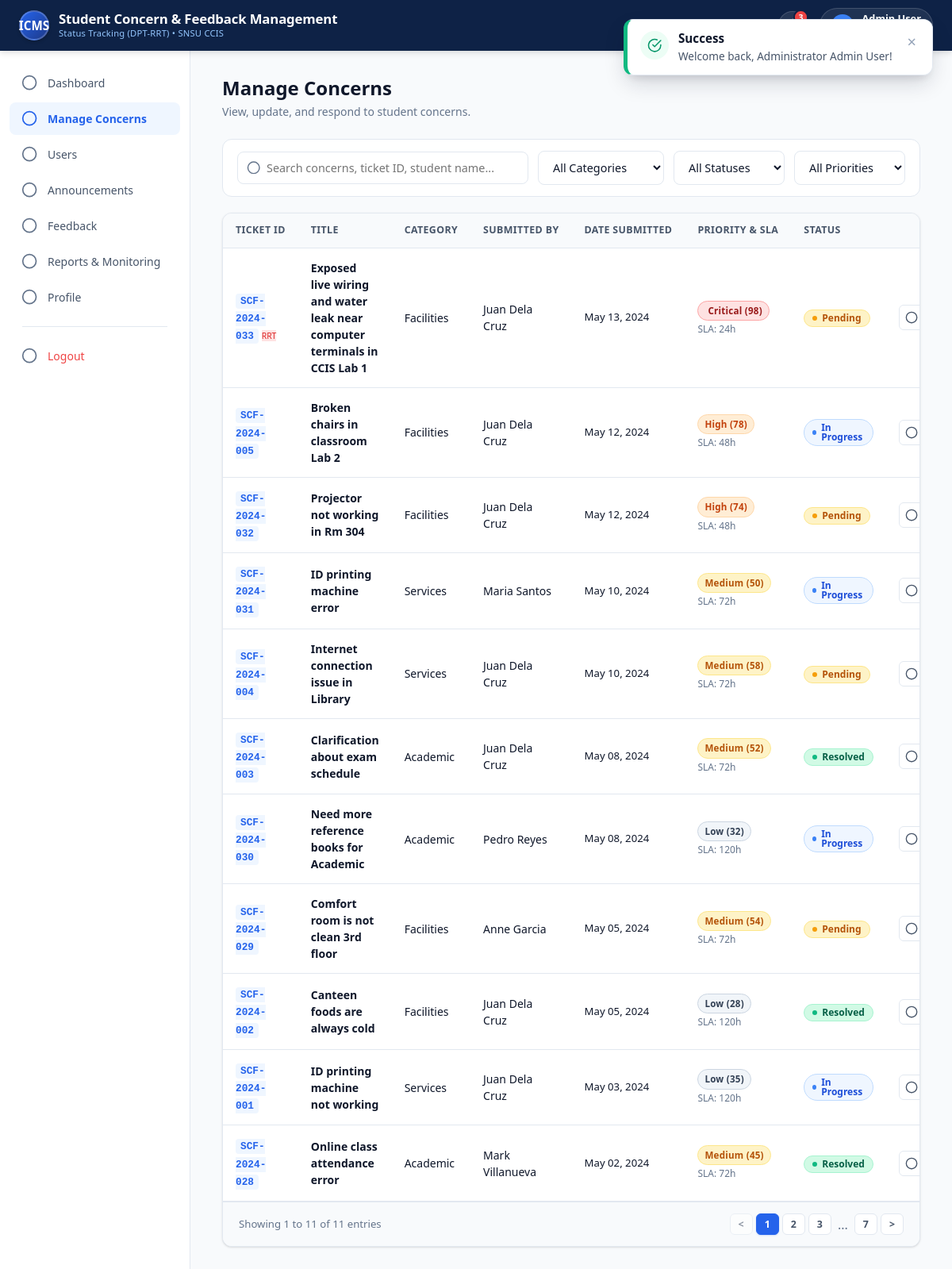
The app's page /admin/concerns.php (signed in) with its own data.
### tables this page shows
CREATE TABLE IF NOT EXISTS `concerns` (
  `concern_id` INT AUTO_INCREMENT PRIMARY KEY,
  `ticket_id` VARCHAR(50) NOT NULL UNIQUE,
  `student_id` INT NOT NULL,
  `category_id` INT NOT NULL,
  `status_id` INT NOT NULL DEFAULT 1,
  `title` VARCHAR(255) NOT NULL,
  `description` TEXT NOT NULL,
  `attachment_path` VARCHAR(255) DEFAULT NULL,
  `priority` ENUM('Critical', 'High', 'Medium', 'Low') DEFAULT 'Medium',
  `ai_urgency_score` INT DEFAULT 50,
  `sla_hours` INT DEFAULT 72,
  `is_rrt_alert` TINYINT(1) DEFAULT 0,
  `date_submitted` DATETIME DEFAULT CURRENT_TIMESTAMP,
  INDEX (`ticket_id`),
  INDEX (`student_id`),
  INDEX (`category_id`),
  INDEX (`status_id`),
  INDEX (`priority`),
  CONSTRAINT `fk_concern_student` FOREIGN KEY (`student_id`) REFERENCES `students` (`student_id`) ON DELETE CASCADE,
  CONSTRAINT `fk_concern_category` FOREIGN KEY (`category_id`) REFERENCES `categories` (`category_id`) ON DELETE RESTRICT,
  CONSTRAINT `fk_concern_status` FOREIGN KEY (`status_id`) REFERENCES `statuses` (`status_id`) ON DELETE RESTRICT
);

CREATE TABLE IF NOT EXISTS `categories` (
  `category_id` INT AUTO_INCREMENT PRIMARY KEY,
  `category_name` VARCHAR(100) NOT NULL UNIQUE,
  `description` TEXT DEFAULT NULL
);

CREATE TABLE IF NOT EXISTS `students` (
  `student_id` INT AUTO_INCREMENT PRIMARY KEY,
  `student_no` VARCHAR(50) NOT NULL UNIQUE,
  `name` VARCHAR(150) NOT NULL,
  `email` VARCHAR(150) NOT NULL UNIQUE,
  `password` VARCHAR(255) NOT NULL,
  `department` VARCHAR(150) NOT NULL DEFAULT 'College of Computing & Information Sciences',
  `program` VARCHAR(150) NOT NULL DEFAULT 'Bachelor of Science in Information Technology',
  `phone` VARCHAR(50) DEFAULT NULL,
  `status` ENUM('Active', 'Inactive') DEFAULT 'Active',
  `created_at` DATETIME DEFAULT CURRENT_TIMESTAMP
);

### admin/concerns.php (the view, shortened to what this page needs)
<?php
require_once __DIR__ . '/../config/db.php';
require_once __DIR__ . '/../includes/helpers.php';
$concerns = $pdo->query("
    SELECT c.*, s.name AS student_name, cat.category_name, st.status_name
    FROM concerns c
    JOIN students s ON c.student_id = s.student_id
    JOIN categories cat ON c.category_id = cat.category_id
    JOIN statuses st ON c.status_id = st.status_id
    ORDER BY (c.priority = 'Critical' AND st.status_name != 'Resolved') DESC, c.date_submitted DESC
")->fetchAll();
$totalCount = count($concerns);
require_once __DIR__ . '/../includes/header.php';
require_once __DIR__ . '/../includes/navbar.php';
require_once __DIR__ . '/../includes/sidebar.php';
?>
<div class="page-header">
  <div class="page-title-wrap">
    <h1 class="page-title">Manage Concerns</h1>
    <p class="page-desc">View, update, and respond to student concerns.</p>
  </div>
</div>
<div class="filter-bar">
  <div class="search-input-wrap">
    <span class="search-icon"><?= icon('search', '', 16) ?></span>
    <input type="text" id="tableSearchInput" class="form-control" placeholder="Search concerns, ticket ID, student name...">
  </div>
  <select id="categoryFilter" class="form-control" style="width: auto; min-width: 150px;">
    <option value="all">All Categories</option>
  </select>
  <select id="statusFilter" class="form-control" style="width: auto; min-width: 140px;">
    <option value="all">All Statuses</option>
  </select>
  <select id="priorityFilter" class="form-control" style="width: auto; min-width: 140px;" onchange="filterByPriority(this.value)">
    <option value="all">All Priorities</option>
  </select>
</div>
<div class="card">
  <div class="table-responsive">
    <table class="table" id="dataTable">
      <thead>
        <tr>
          <th>Ticket ID</th>
          <th>Title</th>
          <th>Category</th>
          <th>Submitted By</th>
          <th>Date Submitted</th>
          <th>Priority & SLA</th>
          <th>Status</th>
          <th style="text-align: right;">Action</th>
        </tr>
      </thead>
      <tbody>
        <?php foreach ($concerns as $concern): ?>
          <tr data-category="<?= e(strtolower($concern['category_name'])) ?>"
              data-status="<?= e(strtolower($concern['status_name'])) ?>"
              data-priority="<?= e(strtolower($concern['priority'])) ?>">
            <td>
              <span class="ticket-badge"><?= e($concern['ticket_id']) ?></span>
              <?php if ($concern['is_rrt_alert'] && $concern['status_name'] !== 'Resolved'): ?>
                <span class="badge-tag" style="background: #fee2e2; color: #dc2626; font-size: 0.65rem;">RRT</span>
              <?php endif; ?>
            </td>
            <td style="font-weight: 600;">
              <a href="concern_details.php?id=<?= $concern['concern_id'] ?>" style="color: var(--text-primary);">
                <?= e($concern['title']) ?>
              </a>
            </td>
            <td><?= e($concern['category_name']) ?></td>
            <td><?= e($concern['student_name']) ?></td>
            <td class="text-muted text-sm"><?= formatDate($concern['date_submitted']) ?></td>
            <td>
              <?= renderPriorityBadge($concern['priority'], $concern['ai_urgency_score']) ?>
              <div class="text-xs text-muted" style="margin-top: 2px;">SLA: <?= (int)$concern['sla_hours'] ?>h</div>
            </td>
            <td><?= renderStatusBadge($concern['status_name']) ?></td>
            <td style="text-align: right;">
              <div style="display: inline-flex; gap: 4px;">
                <a href="concern_details.php?id=<?= $concern['concern_id'] ?>" class="btn-icon" title="View Details">
                  <?= icon('eye') ?>
                </a>
              </div>
            </td>
          </tr>
        <?php endforeach; ?>
      </tbody>
    </table>
  </div>
  <div class="card-footer">
    <span class="text-sm text-muted">Showing 1 to <?= $totalCount ?> of <?= $totalCount ?> entries</span>
    <div style="display: flex; gap: 4px; align-items: center;">
      <button type="button" class="btn btn-secondary btn-sm" disabled>&lt;</button>
      <button type="button" class="btn btn-primary btn-sm">1</button>
      <button type="button" class="btn btn-secondary btn-sm">2</button>
      <button type="button" class="btn btn-secondary btn-sm">3</button>
      <span style="padding: 0 4px; color: var(--text-muted);">...</span>
      <button type="button" class="btn btn-secondary btn-sm">7</button>
      <button type="button" class="btn btn-secondary btn-sm">&gt;</button>
    </div>
  </div>
</div>
<?php require_once __DIR__ . '/../includes/footer.php'; ?>

### includes/helpers.php (shortened to what this page needs)
<?php
function e(?string $str): string {
    return htmlspecialchars((string)($str ?? ''), ENT_QUOTES, 'UTF-8');
}
function renderStatusBadge(string $statusName): string {
    $name = trim($statusName);
    $lower = strtolower($name);
    if (strpos($lower, 'pending') !== false) {
        return '<span class="status-pill status-pending"><span class="status-dot"></span>Pending</span>';
    } elseif (strpos($lower, 'progress') !== false) {
        return '<span class="status-pill status-progress"><span class="status-dot"></span>In Progress</span>';
    } elseif (strpos($lower, 'resolved') !== false) {
        return '<span class="status-pill status-resolved"><span class="status-dot"></span>Resolved</span>';
    }
    return '<span class="status-pill">' . e($name) . '</span>';
}
function renderPriorityBadge(string $priority, ?int $score = null): string {
    $p = ucfirst(strtolower(trim($priority)));
    $scoreText = ($score !== null) ? " (" . (int)$score . ")" : "";
    switch ($p) {
        case 'Critical':
            return '<span class="priority-pill priority-critical"><span class="pulse-ring"></span>Critical' . $scoreText . '</span>';
        case 'High':
            return '<span class="priority-pill priority-high">High' . $scoreText . '</span>';
        case 'Medium':
            return '<span class="priority-pill priority-medium">Medium' . $scoreText . '</span>';
        case 'Low':
        default:
            return '<span class="priority-pill priority-low">Low' . $scoreText . '</span>';
    }
}
function formatDate(?string $datetime): string {
    $time = strtotime($datetime);
    return date('M d, Y', $time);
}
function getIcon(string $name, string $extraClass = '', ?int $size = null): string {
    $dim = $size ? "width='{$size}' height='{$size}'" : "";
    $classAttr = "class='svg-icon " . e($extraClass) . "'";
    return $icons[$name] ?? "<svg {$classAttr} {$dim} viewBox='0 0 24 24'><circle cx='12' cy='12' r='10'/></svg>";
}
function icon(string $name, string $extraClass = '', ?int $size = null): string {
    return getIcon($name, $extraClass, $size);
}

### assets/css/variables.css (style rules this page uses)
:root { --navy-dark: #091730; --navy-primary: #0e2246; --navy-light: #18376e; --navy-surface: #1e3a8a; --brand-blue: #2563eb; --brand-blue-hover: #1d4ed8; --brand-blue-light: #eff6ff; --brand-blue-border: #bfdbfe; --accent-gold: #f59e0b; --accent-gold-light: #fef3c7; --status-pending-text: #b45309; --status-pending-bg: #fef3c7; --status-pending-border: #fde68a; --status-pending-dot: #f59e0b; --status-progress-text: #1d4ed8; --status-progress-bg: #eff6ff; --status-progress-border: #bfdbfe; --status-progress-dot: #3b82f6; --status-resolved-text: #065f46; --status-resolved-bg: #d1fae5; --status-resolved-border: #a7f3d0; --status-resolved-dot: #10b981; --priority-critical-text: #991b1b; --priority-critical-bg: #fee2e2; --priority-critical-border: #fca5a5; --priority-high-text: #c2410c; --priority-high-bg: #ffedd5; --priority-high-border: #fed7aa; --priority-medium-text: #b45309; --priority-medium-bg: #fef3c7; --priority-medium-border: #fde68a; --priority-low-text: #334155; --priority-low-bg: #f1f5f9; --priority-low-border: #cbd5e1; --bg-body: #f8fafc; --bg-card: #ffffff; --bg-sidebar: #ffffff; --bg-header: #0e2246; --border-color: #e2e8f0; --border-subtle: #f1f5f9; --divider: #e2e8f0; --text-primary: #0f172a; --text-secondary: #475569; --text-muted: #64748b; --text-light: #94a3b8; --text-inverse: #ffffff; --font-family-display: system-ui, -apple-system, BlinkMacSystemFont, 'Segoe UI', Roboto, Helvetica, Arial, sans-serif; --font-family-body: system-ui, -apple-system, BlinkMacSystemFont, 'Segoe UI', Roboto, Helvetica, Arial, sans-serif; --shadow-xs: 0 1px 2px 0 rgba(0, 0, 0, 0.05); --shadow-sm: 0 1px 3px 0 rgba(0, 0, 0, 0.1), 0 1px 2px -1px rgba(0, 0, 0, 0.1); --shadow-md: 0 4px 6px -1px rgba(0, 0, 0, 0.1), 0 2px 4px -2px rgba(0, 0, 0, 0.1); --shadow-lg: 0 10px 15px -3px rgba(0, 0, 0, 0.1), 0 4px 6px -4px rgba(0, 0, 0, 0.1); --shadow-xl: 0 20px 25px -5px rgba(0, 0, 0, 0.1), 0 8px 10px -6px rgba(0, 0, 0, 0.1); --radius-xs: 4px; --radius-sm: 6px; --radius-md: 8px; --radius-lg: 12px; --radius-xl: 16px; --radius-pill: 9999px; --header-height: 64px; --sidebar-width: 240px; --transition-fast: 0.15s ease; --transition-normal: 0.25s ease; }

### assets/css/base.css (style rules this page uses)
* { margin: 0; padding: 0; box-sizing: border-box; }
html, body { width: 100%; min-height: 100%; font-family: var(--font-family-body); color: var(--text-primary); background-color: var(--bg-body); line-height: 1.5; -webkit-font-smoothing: antialiased; -moz-osx-font-smoothing: grayscale; }
h1, h2, h3, h4, h5, h6 { font-family: var(--font-family-display); font-weight: 700; line-height: 1.25; color: var(--text-primary); }
a { color: var(--brand-blue); text-decoration: none; transition: color var(--transition-fast); }
button, input, select, textarea { font-family: inherit; font-size: 0.925rem; }
.svg-icon { display: inline-block; width: 1.15em; height: 1.15em; stroke-width: 2; stroke: currentColor; fill: none; stroke-linecap: round; stroke-linejoin: round; vertical-align: -0.18em; }
.text-muted { color: var(--text-muted); }
.text-sm { font-size: 0.825rem; }
.text-xs { font-size: 0.75rem; }

### assets/css/layout.css (style rules this page uses)
.page-header { margin-bottom: 24px; display: flex; align-items: flex-start; justify-content: space-between; flex-wrap: wrap; gap: 16px; }
.page-title-wrap { display: flex; flex-direction: column; }
.page-title { font-size: 1.5rem; font-weight: 700; color: var(--text-primary); display: flex; align-items: center; gap: 8px; }
.page-desc { font-size: 0.875rem; color: var(--text-muted); margin-top: 4px; }

### records on screen
concerns: ticket "SCF-2024-033", is_rrt_alert "RRT", title "Exposed live wiring and water leak near computer terminals in CCIS Lab 1", category.category_name "Facilities", student.name "Juan Dela Cruz", date_submitted "May 13, 2024", ai_urgency_score "(98)", sla_hours "24", shows "Pending"
concerns: ticket "SCF-2024-005", title "Broken chairs in classroom Lab 2", category.category_name "Facilities", student.name "Juan Dela Cruz", date_submitted "May 12, 2024", ai_urgency_score "(78)", sla_hours "48", shows "In Progress"
concerns: ticket "SCF-2024-032", title "Projector not working in Rm 304", category.category_name "Facilities", student.name "Juan Dela Cruz", date_submitted "May 12, 2024", ai_urgency_score "(74)", sla_hours "48", shows "Pending"
concerns: ticket "SCF-2024-031", title "ID printing machine error", category.category_name "Services", student.name "Maria Santos", date_submitted "May 10, 2024", ai_urgency_score "(50)", sla_hours "72", shows "In Progress"
concerns: ticket "SCF-2024-004", title "Internet connection issue in Library", category.category_name "Services", student.name "Juan Dela Cruz", date_submitted "May 10, 2024", ai_urgency_score "(58)", sla_hours "72", shows "Pending"
concerns: ticket "SCF-2024-003", title "Clarification about exam schedule", category.category_name "Academic", student.name "Juan Dela Cruz", date_submitted "May 08, 2024", ai_urgency_score "(52)", sla_hours "72", shows "Resolved"
concerns: ticket "SCF-2024-030", title "Need more reference books for Academic", category.category_name "Academic", student.name "Pedro Reyes", date_submitted "May 08, 2024", ai_urgency_score "(32)", sla_hours "120", shows "In Progress"
concerns: ticket "SCF-2024-029", title "Comfort room is not clean 3rd floor", category.category_name "Facilities", student.name "Anne Garcia", date_submitted "May 05, 2024", ai_urgency_score "(54)", sla_hours "72", shows "Pending"
concerns: ticket "SCF-2024-002", title "Canteen foods are always cold", category.category_name "Facilities", student.name "Juan Dela Cruz", date_submitted "May 05, 2024", ai_urgency_score "(28)", sla_hours "120", shows "Resolved"
concerns: ticket "SCF-2024-001", title "ID printing machine not working", category.category_name "Services", student.name "Juan Dela Cruz", date_submitted "May 03, 2024", ai_urgency_score "(35)", sla_hours "120", shows "In Progress"
concerns: ticket "SCF-2024-028", title "Online class attendance error", category.category_name "Academic", student.name "Mark Villanueva", date_submitted "May 02, 2024", ai_urgency_score "(45)", sla_hours "72", shows "Resolved"

### other values on screen
$totalCount "11"
